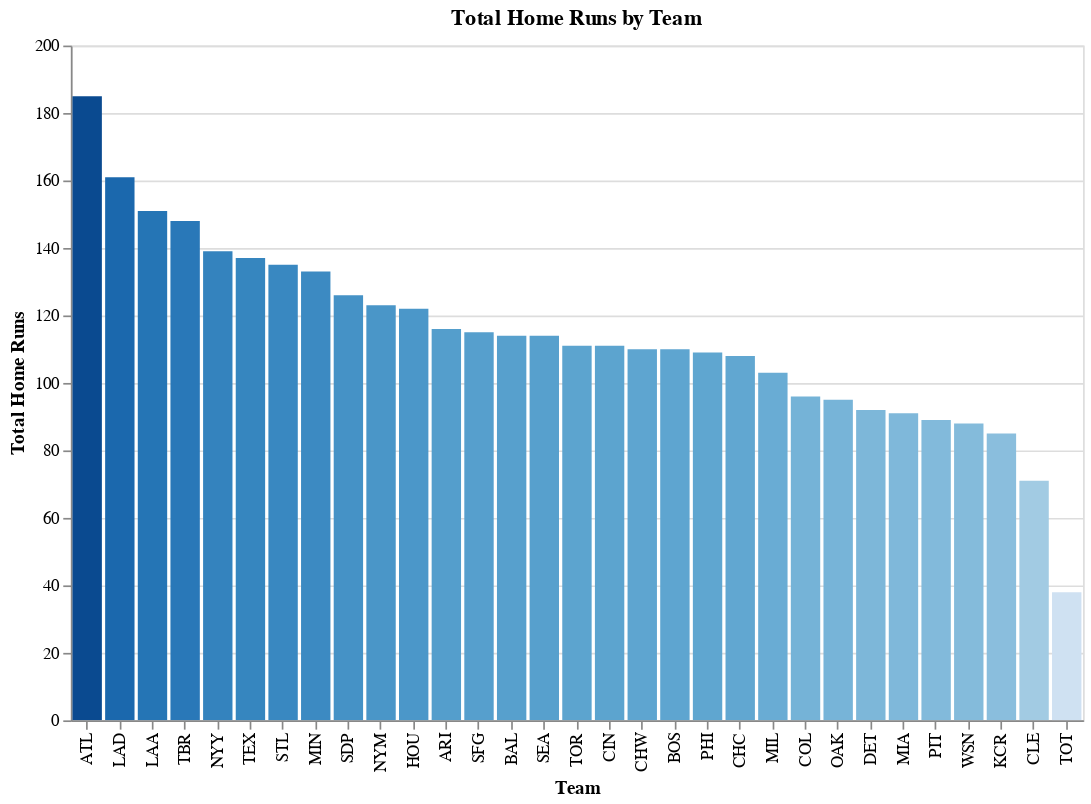

Notebook source saved alongside this figure:
### Markdown cell above
Bar Chart: Ranks MLB teams by total Home Runs, making it easy to identify the most power-heavy teams.

### Code cell
# Using Altair, create a bar chart of the total home runs by team
# Aggregate total home runs by team
hr_by_team = mlb_data.groupby('Tm')['HR'].sum().reset_index()

# Sort teams by total home runs in descending order
hr_by_team = hr_by_team.sort_values(by='HR', ascending=False)

# Create a bar chart
bar_chart = alt.Chart(hr_by_team).mark_bar().encode(
    x=alt.X('Tm:N', sort='-y', title='Team'),
    y=alt.Y('HR:Q', title='Total Home Runs'),
    color=alt.Color('HR:Q', scale=alt.Scale(scheme='blues'), legend=None),
    tooltip=['Tm:N', 'HR:Q']
).properties(
    title='Total Home Runs by Team',
    width=600,
    height=400
).interactive()

bar_chart

### Figure 1 — Vega-Lite specification as saved in the notebook (floating-point values rounded to 4 significant figures)
{"config": {"view": {"continuousWidth": 300, "continuousHeight": 300}}, "data": {"name": "data-380506a79834323112ac1dd9689450e1"}, "mark": {"type": "bar"}, "encoding": {"color": {"field": "HR", "legend": null, "scale": {"scheme": "blues"}, "type": "quantitative"}, "tooltip": [{"field": "Tm", "type": "nominal"}, {"field": "HR", "type": "quantitative"}], "x": {"field": "Tm", "sort": "-y", "title": "Team", "type": "nominal"}, "y": {"field": "HR", "title": "Total Home Runs", "type": "quantitative"}}, "height": 400, "params": [{"name": "param_48", "select": {"type": "interval", "encodings": ["x", "y"]}, "bind": "scales"}], "title": "Total Home Runs by Team", "width": 600, "$schema": "https://vega.github.io/schema/vega-lite/v5.17.0.json", "datasets": {"data-380506a79834323112ac1dd9689450e1": [{"Tm": "ATL", "HR": 185}, {"Tm": "LAD", "HR": 161}, {"Tm": "LAA", "HR": 151}, {"Tm": "TBR", "HR": 148}, {"Tm": "NYY", "HR": 139}, {"Tm": "TEX", "HR": 137}, {"Tm": "STL", "HR": 135}, {"Tm": "MIN", "HR": 133}, {"Tm": "SDP", "HR": 126}, {"Tm": "NYM", "HR": 123}, {"Tm": "HOU", "HR": 122}, {"Tm": "ARI", "HR": 116}, {"Tm": "SFG", "HR": 115}, {"Tm": "BAL", "HR": 114}, {"Tm": "SEA", "HR": 114}, {"Tm": "TOR", "HR": 111}, {"Tm": "CIN", "HR": 111}, {"Tm": "CHW", "HR": 110}, {"Tm": "BOS", "HR": 110}, {"Tm": "PHI", "HR": 109}, {"Tm": "CHC", "HR": 108}, {"Tm": "MIL", "HR": 103}, {"Tm": "COL", "HR": 96}, {"Tm": "OAK", "HR": 95}, {"Tm": "DET", "HR": 92}, {"Tm": "MIA", "HR": 91}, {"Tm": "PIT", "HR": 89}, {"Tm": "WSN", "HR": 88}, {"Tm": "KCR", "HR": 85}, {"Tm": "CLE", "HR": 71}, {"Tm": "TOT", "HR": 38}]}}
